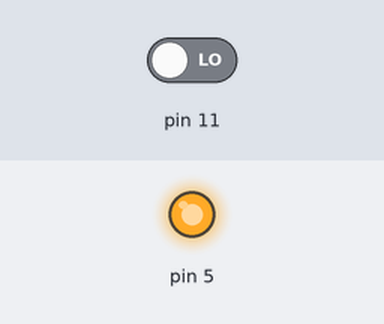
Bench run of a sketch on a simulated Arduino Uno, built with avr-gcc and run on an emulated ATmega328P. Shown: output pins drawn as LEDs (lit = HIGH). Inputs (shaded band) come from the test bench; at power-on: pin 11 LOW.

Above: at 1.2 s.
1.3 s: pin 11 driven HIGH
At 3.9 s:
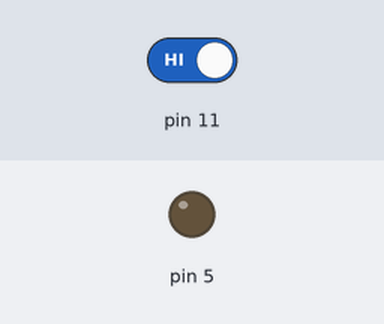
4.3 s: pin 11 driven LOW
At 4.8 s:
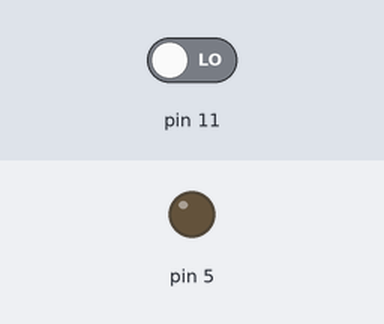
Timing chart, 0 to 7.3 s (numbered marks = the images above; inputs shaded):
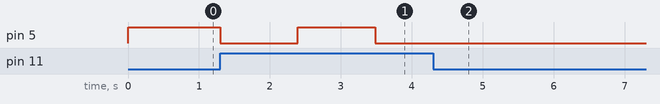

Measured:
- after the input at 1.3 s, pin 5: HIGH → LOW at once, → HIGH 1.1 s later, → LOW 1.1 s later
- after the input at 4.3 s, pin 5: stops changing and stays LOW

The sketch:

Part1_Project_1_DylanDennison.ino
```cpp
//Dylan Dennison
//Project 1 part 1
//10/02/21
// I only used the external LED for this part. In his lectures he said this would be okay


#define BIT3_MASK 0x08 // 0000 1000 PB3
#define BIT5_MASK 0x20 // 0010 0000 PD5

#define PORTB_MASK 0x25 // 0010 0101
#define DDRB_MASK 0x24  // 0010 0100
#define PINB_MASK 0x23  // 0010 0011

#define PORTD_MASK 0x2B // 0010 1011
#define DDRD_MASK 0x2A  // 0010 1010
#define PIND_MASK 0x29  // 0010 1001

void MyDelay(unsigned long mSec); // declaring MyDelay function

// The setup function runs once when you press reset or power the board
void setup() {
  // put your setup code here, to run once:
  unsigned char *portDDRB; //creating DDRB varibles
  unsigned char *portDDRD;

  portDDRB = (unsigned char *) DDRB_MASK; //Assigning them to The MASKs defined above
  portDDRD = (unsigned char *) DDRD_MASK;

  *portDDRB &= ~BIT3_MASK;  // Configure port B bit 3 as an input with logical AND with bit 3
  *portDDRD |= BIT5_MASK;   // Configure port D bit 5 as an output with logical OR with bit 5

  unsigned char *portD;
  portD = (unsigned char *) PORTD_MASK;
  *portD |= 0x20; //setting the external LED on. This means the external LED will be on when board is first turned on.
  //used a logic or to make sure the fith bit of 5 is on(1)
}

void loop() {
  unsigned char *portPinB; // creating instance of portPinB the input
  portPinB = (unsigned char *) PINB_MASK; // for pin B

  unsigned char *portD;// creating instance of portD for the output LED
  portD = (unsigned char *) PORTD_MASK; // for port D

  if ((*portPinB & BIT3_MASK) == 0x08) { // if the button is pressed. (*portB & BIT3_MASK) == 0x08) would mean the input has been pressed because the 3 bit would be(1)

     if ((*portD & BIT5_MASK) == 0x20){ // if the PortD 5th bit is already on
        *portD &= 0xDF; // turns off with logical AND of Port D and hex value DF so the 5th bit of portD will be off(0)
        MyDelay(500);// I found 500 is a second on my board. I used a stop watch to conclude this
     }
     else { // if PortD 5th bit is off
       *portD |= 0x20; //this will turn on the LED with a logical or with portD & hex value 20 and the 5th bit will be turned on(1)
       MyDelay(500);// Delay for the button to no be able to switch again
     }
  }
}

// MyDelay function given by instructor
void MyDelay(unsigned long mSec) // takes an extended size varible for number storage
{
  volatile unsigned long i; //volatile unsigned long makes sure the state change is immediately visible in the loop function
  unsigned long endT = 1000 * mSec; // * the input varible by 1000

  for (i = 0; i < endT; i++); // the loop running is what actually creates a delay
}
```
